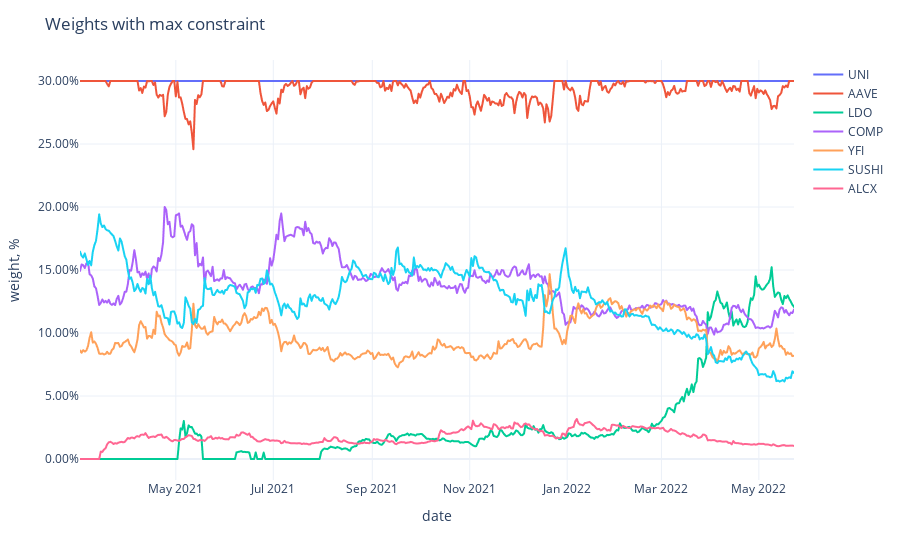

The notebook cell saved with this chart:
### Code cell
fig = px.line(adjusted_weights,
              labels={'value': 'weight, %', 'variable': ''})
fig.update_traces(
    hovertemplate="%{y}"
)
fig.update_yaxes(
    tickformat=".2%",
)
fig.update_xaxes(
    showspikes=True,
    spikethickness=2,
    spikedash="dot",
    spikecolor="#999999",
    spikemode="across",
)
fig.update_layout(
    hovermode="x",
    hoverdistance=100,  ## Distance to show hover label of data point
    spikedistance=1000,  ## Distance to show spike
    template='plotly_white',
    title='Weights with max constraint'
)

### Figure 1 — Plotly figure (JSON) as saved in the notebook; plotly's stock layout.template omitted (floating-point values rounded to 4 significant figures; data arrays with more than 128 entries replaced by an {"elided": "..."} marker saying what was removed)
{"data": [{"hovertemplate": "%{y}", "legendgroup": "UNI", "line": {"color": "#636efa", "dash": "solid"}, "marker": {"symbol": "circle"}, "mode": "lines", "name": "UNI", "showlegend": true, "type": "scattergl", "x": {"elided": "448 str values"}, "xaxis": "x", "y": {"elided": "448 float values"}, "yaxis": "y"}, {"hovertemplate": "%{y}", "legendgroup": "AAVE", "line": {"color": "#EF553B", "dash": "solid"}, "marker": {"symbol": "circle"}, "mode": "lines", "name": "AAVE", "showlegend": true, "type": "scattergl", "x": {"elided": "448 str values"}, "xaxis": "x", "y": {"elided": "448 float values"}, "yaxis": "y"}, {"hovertemplate": "%{y}", "legendgroup": "LDO", "line": {"color": "#00cc96", "dash": "solid"}, "marker": {"symbol": "circle"}, "mode": "lines", "name": "LDO", "showlegend": true, "type": "scattergl", "x": {"elided": "448 str values"}, "xaxis": "x", "y": {"elided": "448 float values"}, "yaxis": "y"}, {"hovertemplate": "%{y}", "legendgroup": "COMP", "line": {"color": "#ab63fa", "dash": "solid"}, "marker": {"symbol": "circle"}, "mode": "lines", "name": "COMP", "showlegend": true, "type": "scattergl", "x": {"elided": "448 str values"}, "xaxis": "x", "y": {"elided": "448 float values"}, "yaxis": "y"}, {"hovertemplate": "%{y}", "legendgroup": "YFI", "line": {"color": "#FFA15A", "dash": "solid"}, "marker": {"symbol": "circle"}, "mode": "lines", "name": "YFI", "showlegend": true, "type": "scattergl", "x": {"elided": "448 str values"}, "xaxis": "x", "y": {"elided": "448 float values"}, "yaxis": "y"}, {"hovertemplate": "%{y}", "legendgroup": "SUSHI", "line": {"color": "#19d3f3", "dash": "solid"}, "marker": {"symbol": "circle"}, "mode": "lines", "name": "SUSHI", "showlegend": true, "type": "scattergl", "x": {"elided": "448 str values"}, "xaxis": "x", "y": {"elided": "448 float values"}, "yaxis": "y"}, {"hovertemplate": "%{y}", "legendgroup": "ALCX", "line": {"color": "#FF6692", "dash": "solid"}, "marker": {"symbol": "circle"}, "mode": "lines", "name": "ALCX", "showlegend": true, "type": "scattergl", "x": {"elided": "448 str values"}, "xaxis": "x", "y": {"elided": "448 float values"}, "yaxis": "y"}], "layout": {"hoverdistance": 100, "hovermode": "x", "legend": {"title": {"text": ""}, "tracegroupgap": 0}, "margin": {"t": 60}, "spikedistance": 1000, "title": {"text": "Weights with max constraint"}, "xaxis": {"anchor": "y", "domain": [0, 1], "showspikes": true, "spikecolor": "#999999", "spikedash": "dot", "spikemode": "across", "spikethickness": 2, "title": {"text": "date"}}, "yaxis": {"anchor": "x", "domain": [0, 1], "tickformat": ".2%", "title": {"text": "weight, %"}}}}
